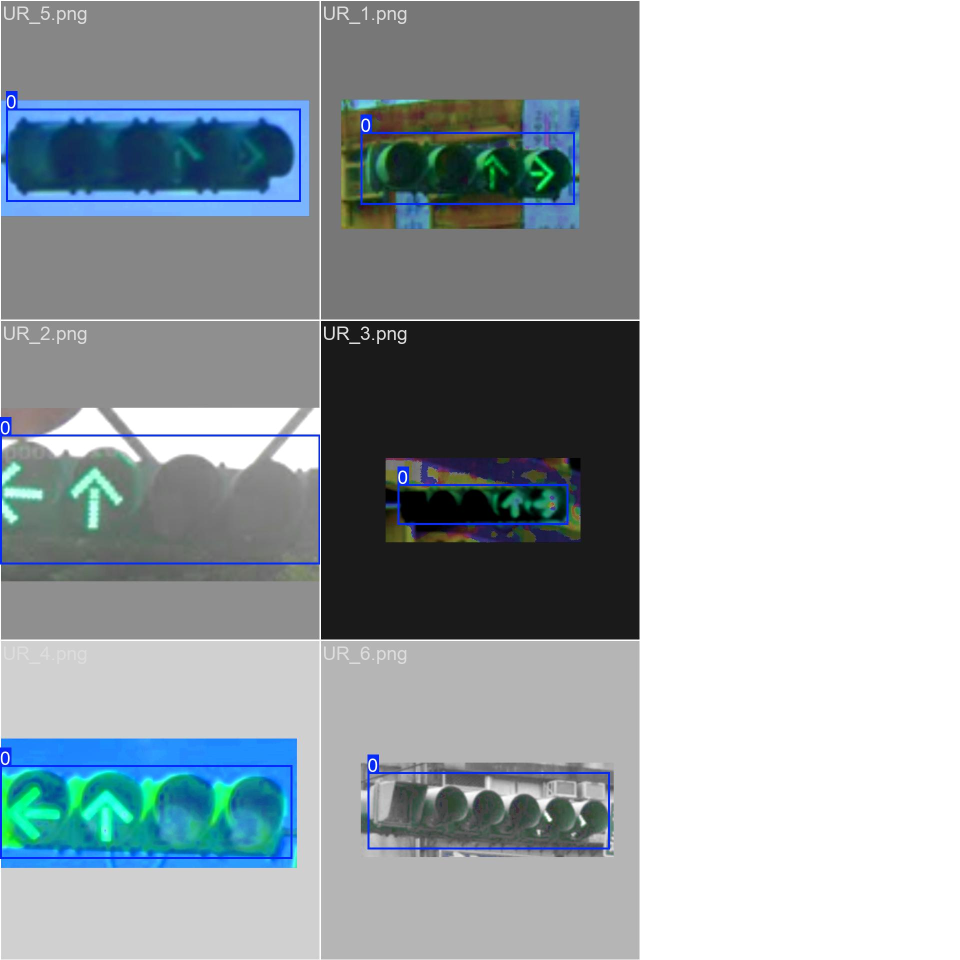
#> input picture datasets/dataset/runs/detect/train10_naisu/train_batch0.jpg, 1920 x 1920 px (shown at 1/2 size)
$ python -i main.py   (imports and definitions only)
#> lines starting #> are read from the running program, lines starting #| are printed output that depends on the picture
import cv2
from ultralytics import YOLO
import numpy as np

window_width = 800
window_height = 600
# [2 lines not run here, left out]

#利用條件，充分判斷綠燈的狀態
# [211 lines left out: functions green_arrow_decision, identify_colors, split_traffic_light, find_traffic_light, not called in this run]


# yoloVideo
def video(image):

    result = model.predict(image, classes=[0, 1, 2, 3, 5, 7, 9])
    cv2.imshow("Original Video",result[0].plot())

    traffic_light_class = 9
    traffic_light_count = 0
    conflist=[-1,-1,-1]
    boxlist=[-1,-1,-1]
    for box in result[0].boxes:
        cls = int(box.cls)  # 取得類別索引
        conf = float(box.conf)  # 取得該物件的信心值
        if cls == traffic_light_class and conf > 0.65:  # 只處理 traffic light
            if conf>conflist[0]: # 找信心值前三大
                conflist[2]=conflist[1]
                conflist[1]=conflist[0]
                conflist[0]=conf
                boxlist[2]=boxlist[1]
                boxlist[1]=boxlist[0]
                boxlist[0]=box
            elif conf>conflist[1]:
                conflist[2]=conflist[1]
                conflist[1]=conf
                boxlist[2]=boxlist[1]
                boxlist[1]=box
            elif conf>conflist[2]:
                conflist[2]=conf
                boxlist[2]=box

    c=0
    #image = image_copy，如果要執行Display_light_colors，放在for的外面
    for conf in conflist:
        if(conf!=-1):
            box=boxlist[c]
            x1, y1, x2, y2 = map(int, box.xyxy[0])  # 取得邊界框座標
            find_traffic_light(image[y1:y2, x1:x2],c,round(conflist[c],2))  # 截圖紅綠燈
            traffic_light_count += 1
        else:
            if cv2.getWindowProperty(f"traffic_light_{c+1}",cv2.WND_PROP_VISIBLE)==1:
                cv2.destroyWindow(f"traffic_light_{c+1}")
        c+=1

    print(f"總共擷取 {traffic_light_count} 個紅綠燈。")


# Startup
# [1 line that did not run here, left out]
# [1 line that did not run here, left out]
# [1 line that did not run here, left out]
#model5 = YOLO("bestSingleArrowTrain14.pt")
target_classes = [0, 1, 2, 3, 5, 7, 9]
# print(model.names)

# 定義紅、黃、綠燈的 HSV 範圍
lower_red1, upper_red1 = np.array([0, 100, 100]), np.array([10, 255, 255])
lower_red2, upper_red2 = np.array([160, 100, 100]), np.array([180, 255, 255])
lower_yellow, upper_yellow = np.array([12, 100, 20]), np.array([35, 255, 255])
lower_green, upper_green = np.array([65, 155, 90]), np.array([120, 255, 255])
# [9 lines of commented-out code are left out]
video_path = "video/arrow_test.mp4"
# [1 line not run here, left out]

frame_count = 0  # 計數器
paused = False  # 設定一個變數來追蹤是否暫停
# [26 lines not run here, left out]

>>> import cv2
>>> picture = cv2.imread('datasets/dataset/runs/detect/train10_naisu/train_batch0.jpg', cv2.IMREAD_GRAYSCALE)
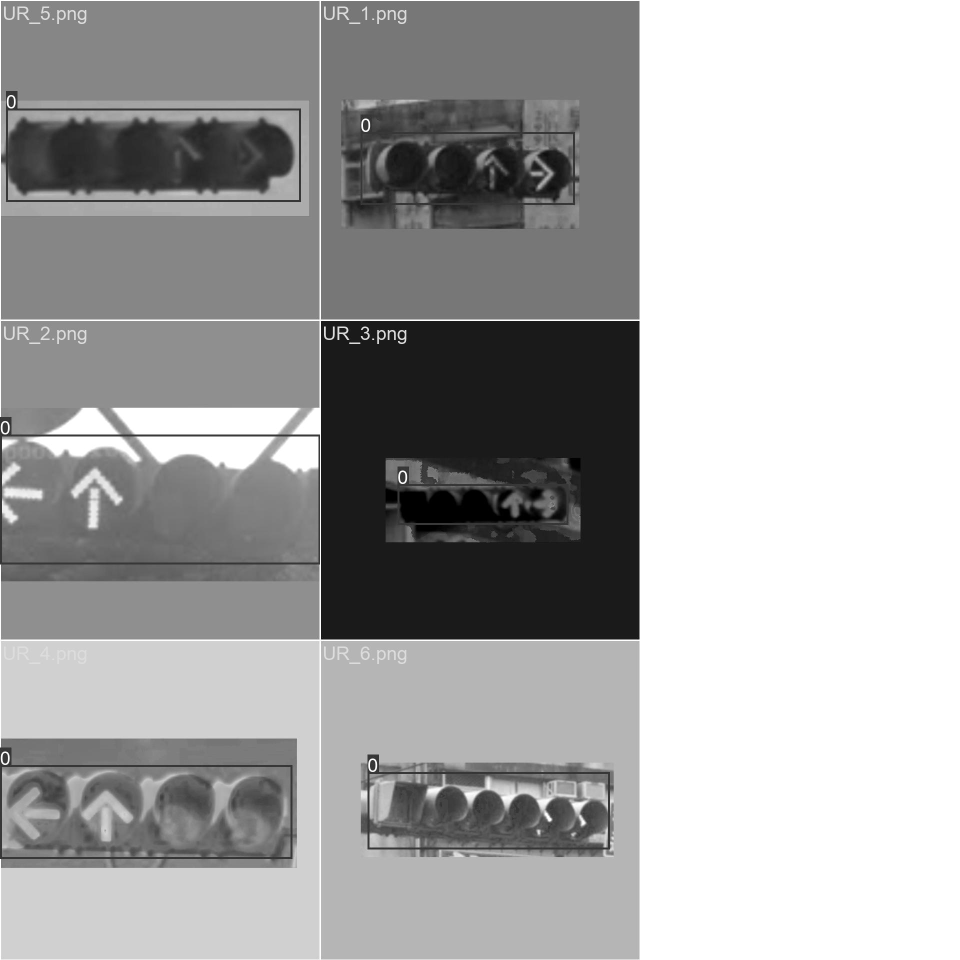
#> picture: shape (1920, 1920) (shown at 1/2 size); min 0, max 255, mean 168.9
#> (the run stopped early here; a loop or call above may not have finished)

$ run again, on datasets/dataset/runs/detect/train10_naisu/train_batch1.jpg
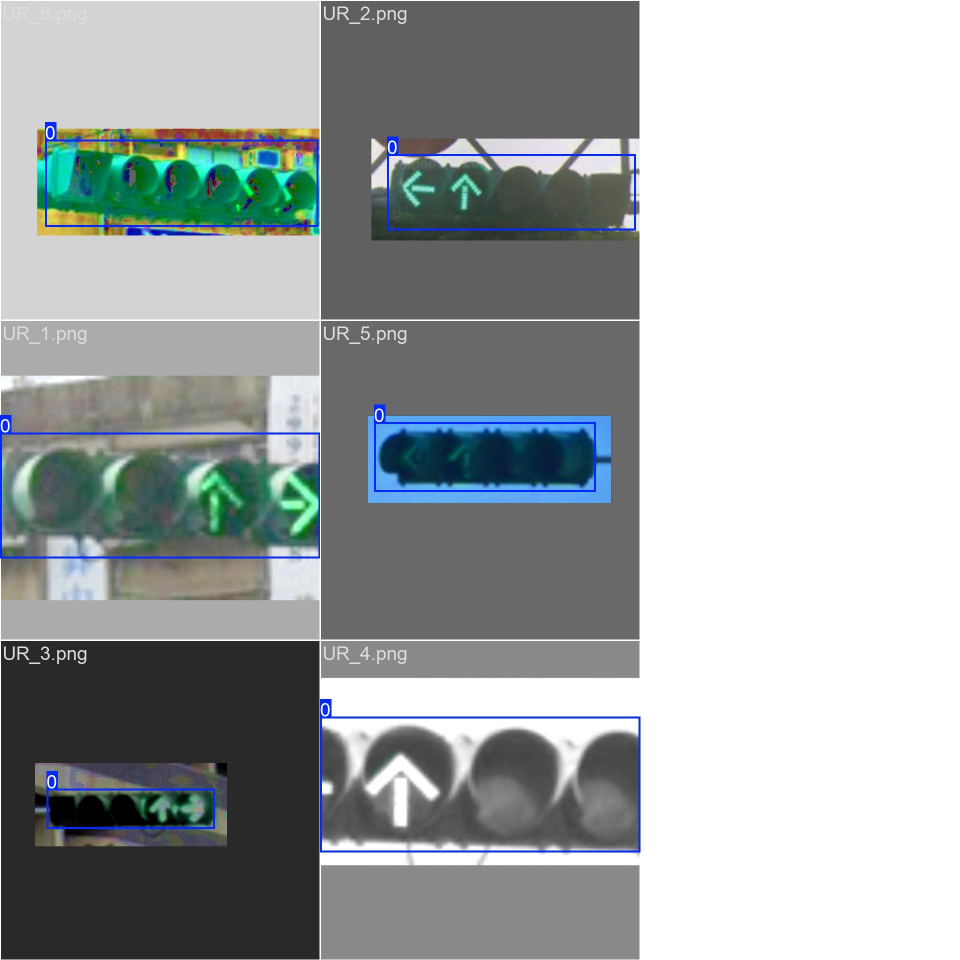
#> input picture datasets/dataset/runs/detect/train10_naisu/train_batch1.jpg, 1920 x 1920 px (shown at 1/2 size)
#> `picture = cv2.imread('datasets/dataset/runs/detect/train10_naisu/train..`:
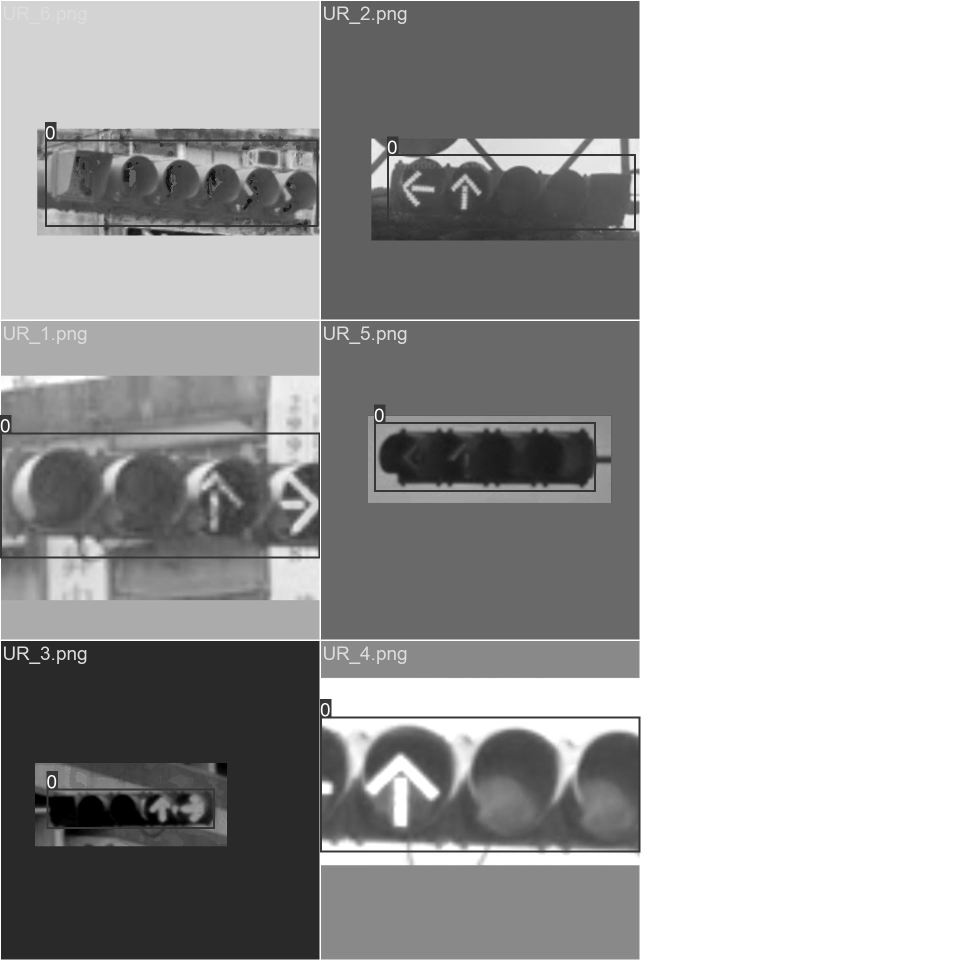
#> picture: shape (1920, 1920) (shown at 1/2 size); min 0, max 255, mean 166.6

$ run again, on datasets/dataset/runs/detect/train10_naisu/train_batch2.jpg
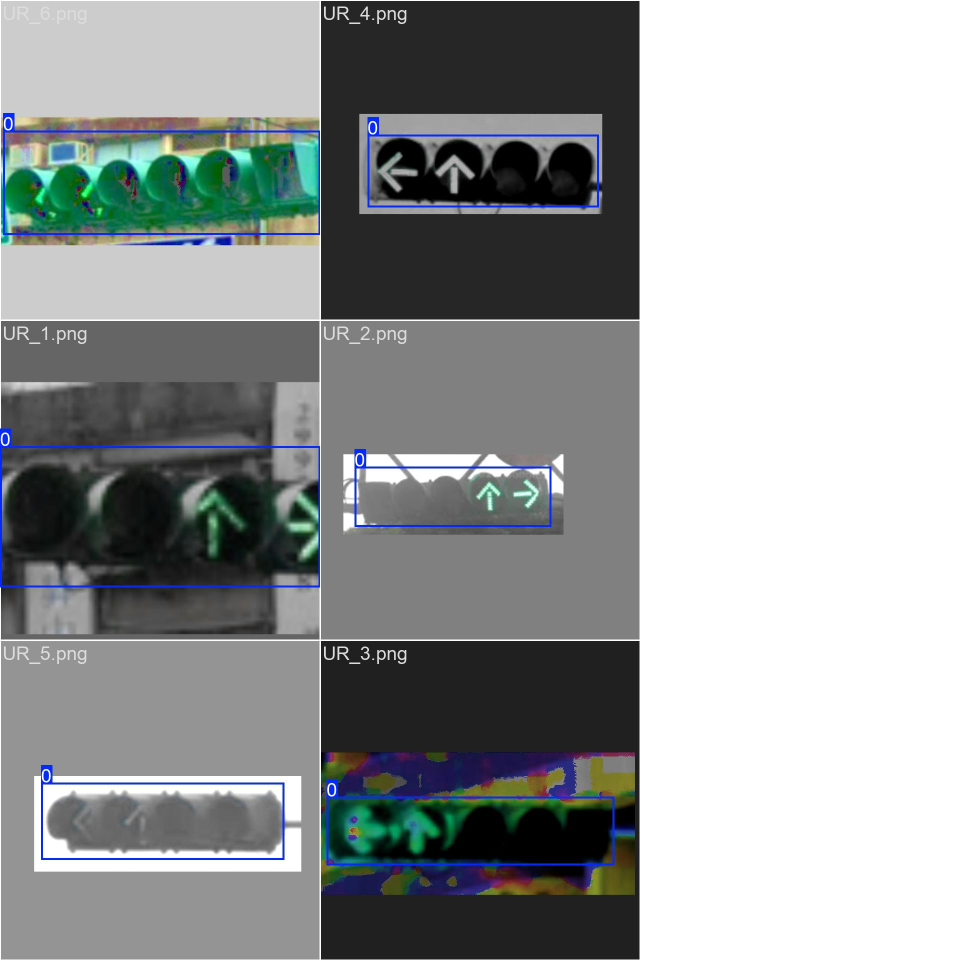
#> input picture datasets/dataset/runs/detect/train10_naisu/train_batch2.jpg, 1920 x 1920 px (shown at 1/2 size)
#> `picture = cv2.imread('datasets/dataset/runs/detect/train10_naisu/train..`:
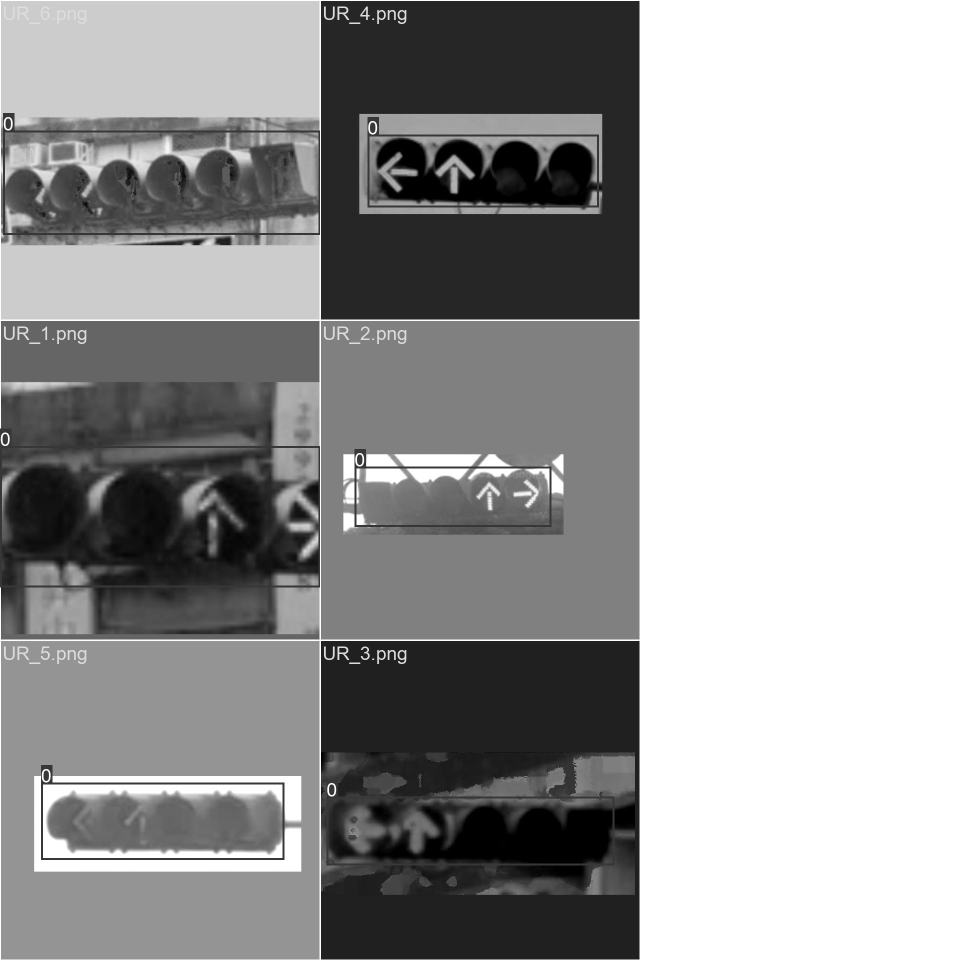
#> picture: shape (1920, 1920) (shown at 1/2 size); min 0, max 255, mean 154.8

$ run again, on datasets/dataset/runs/detect/train10_naisu/val_batch0_pred.jpg
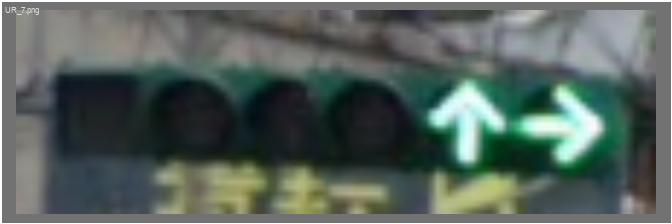
#> input picture datasets/dataset/runs/detect/train10_naisu/val_batch0_pred.jpg, 672 x 224 px
#> `picture = cv2.imread('datasets/dataset/runs/detect/train10_naisu/train..`:
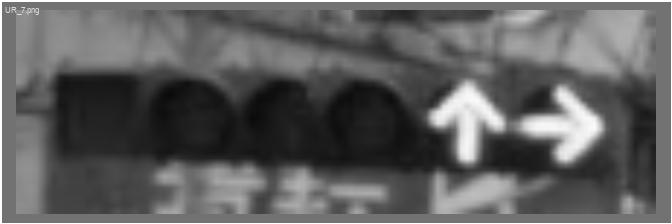
#> picture: shape (224, 672); min 9, max 255, mean 94.8
